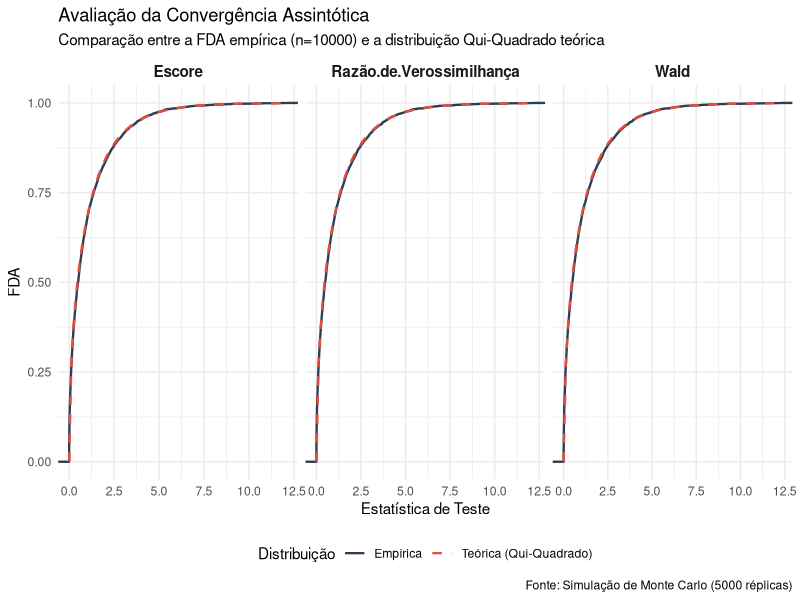

This figure's R source:
## ---- chunk 1
loglik <- function(theta, x) {
-sum(log(1 + (x - theta)^2))
}
## ---- chunk 2
wald_test <- function(x, theta0 = 0) {
theta_hat <- optimize(loglik, c(-20, 20), x = x, maximum = TRUE)$maximum
W <- (theta_hat - theta0)^2 / (2 / length(x))
return(W)
}
## ---- chunk 3
score_test <- function(x, theta0 = 0) {
U <- sum(2 * (x - theta0) / (1 + (x - theta0)^2))
I <- length(x) / 2
E <- U^2 / I
return(E)
}
## ---- chunk 4
lr_test <- function(x, theta0 = 0) {
theta_hat <- optimize(loglik, c(-20, 20), x = x, maximum = TRUE)$maximum
Q <- 2 * (loglik(theta_hat, x) - loglik(theta0, x))
return(Q)
}
## ---- chunk 5
n_vec <- c(10, 50, 100, 500, 1000, 5000, 10000)
## ---- chunk 6
sim_size <- function(n, R = 5000) {
w <- e <- q <- numeric(R)


for (i in 1:R) {
x <- rcauchy(n, location = 0, scale = 1)
w[i] <- wald_test(x)
e[i] <- score_test(x)
q[i] <- lr_test(x)
}


c(
Wald = mean(w > qchisq(0.95, 1)),
Score = mean(e > qchisq(0.95, 1)),
LR = mean(q > qchisq(0.95, 1))
)
}

size_results <- t(sapply(n_vec, sim_size))

size_df <- data.frame(
  n = n_vec,
  Wald  = size_results[, "Wald"],
  Score = size_results[, "Score"],
  LR    = size_results[, "LR"]
)

library(knitr)
kable(size_df, 
      digits = 4, 
      col.names = c("n", "Wald", "Escore", "Razão de Veross."),
      caption = "Nível de Significância Empírico (alpha = 0,05) sob H0: theta = 0",
      align = "c")

## ---- chunk 7
sim_power <- function(n, theta, R = 5000) {
w <- e <- q <- numeric(R)


for (i in 1:R) {
x <- rcauchy(n, location = theta, scale = 1)
w[i] <- wald_test(x)
e[i] <- score_test(x)
q[i] <- lr_test(x)
}


c(
Wald = mean(w > qchisq(0.95, 1)),
Score = mean(e > qchisq(0.95, 1)),
LR = mean(q > qchisq(0.95, 1))
)
}

# Definindo o cenário para o Poder (ex: theta = 0.5)
theta_alternativo <- 0.5

power_results <- t(sapply(n_vec, function(n) sim_power(n, theta = theta_alternativo)))

power_df <- data.frame(
  n = n_vec,
  Wald  = power_results[, "Wald"],
  Score = power_results[, "Score"],
  LR    = power_results[, "LR"]
)

knitr::kable(power_df, 
             digits = 4, 
             caption = paste("Poder do Teste sob H1 (theta =", theta_alternativo, ")"))
## ---- chunk 8
# Selecionando o cenário de maior convergência (n = 10000)
n_conv <- 10000
R_conv <- 5000
w_stat <- e_stat <- q_stat <- numeric(R_conv)
for (i in 1:R_conv) {
  x_sim <- rcauchy(n_conv, location = 0, scale = 1)
  w_stat[i] <- wald_test(x_sim)
  e_stat[i] <- score_test(x_sim)
  q_stat[i] <- lr_test(x_sim)
}

# 1. Teste de Kolmogorov-Smirnov
ks_wald <- ks.test(w_stat, "pchisq", df = 1)
ks_score <- ks.test(e_stat, "pchisq", df = 1)
ks_lr <- ks.test(q_stat, "pchisq", df = 1)

ks_results <- data.frame(
  Teste = c("Wald", "Escore", "Razão de Veross."),
  Estatística_KS = c(ks_wald$statistic, ks_score$statistic, ks_lr$statistic),
  p_valor = c(ks_wald$p.value, ks_score$p.value, ks_lr$p.value)
)

knitr::kable(ks_results, digits = 4, caption = "Teste de Kolmogorov-Smirnov (n=10000)")

# gráficos
library(ggplot2)
library(tidyr)

df_stats <- data.frame(
  Wald = w_stat,
  Escore = e_stat,
  `Razão de Verossimilhança` = q_stat
)

df_long <- pivot_longer(df_stats, cols = everything(), 
                        names_to = "Teste", values_to = "Valor")

ggplot(df_long, aes(x = Valor)) +
  # Linha da FDA Empírica
  stat_ecdf(aes(color = "Empírica"), size = 0.8) +
  # Linha da FDA Teórica (Qui-Quadrado com 1 g.l.)
  stat_function(fun = pchisq, args = list(df = 1), 
                aes(color = "Teórica (Qui-Quadrado)"), 
                size = 0.8, linetype = "dashed") +
  
  facet_wrap(~Teste, scales = "free_x") +
  
  scale_color_manual(values = c("Empírica" = "#2c3e50", 
                                "Teórica (Qui-Quadrado)" = "#e74c3c")) +
  labs(
    title = "Avaliação da Convergência Assintótica",
    subtitle = "Comparação entre a FDA empírica (n=10000) e a distribuição Qui-Quadrado teórica",
    x = "Estatística de Teste", 
    y = "FDA",
    color = "Distribuição",
    caption = "Fonte: Simulação de Monte Carlo (5000 réplicas)"
  ) +
  theme_minimal() +
  theme(legend.position = "bottom",
        strip.text = element_text(face = "bold", size = 11))
